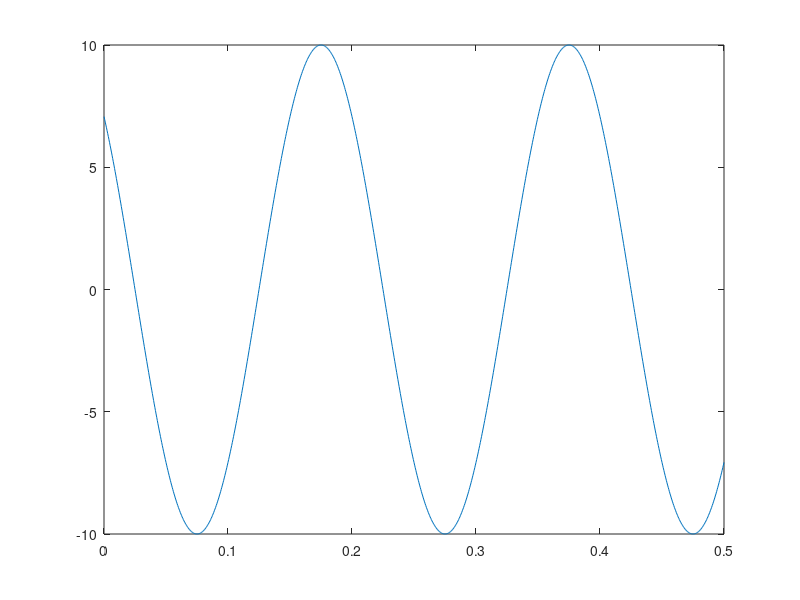

Reproduce this figure in MATLAB.
% cosine wave with A = 10, f = 5 Hz and phase = pi/4 rad
% plotted on time domain [0,0.5] with 1001 data points

t = 0:0.5/1000:0.5;  % variable t, spanning from 0 to 0.5, with 1001 data points
x = 10*cos(2*pi*5*t+pi/4);
plot(t,x);
